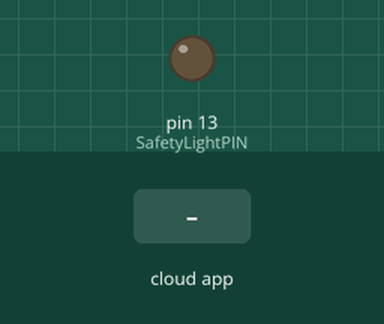
The sketch below on a simulated Arduino Uno, built with avr-gcc and run on an emulated ATmega328P. Parts: output pins drawn as LEDs (lit = HIGH). The inputs (shaded band) are chosen by the test bench. The ROS host is connected and sends only what is stated.

Above: at 1.2 s.
1.3 s: the phone or cloud app sets autonomous_mode to 1
At 1.8 s:
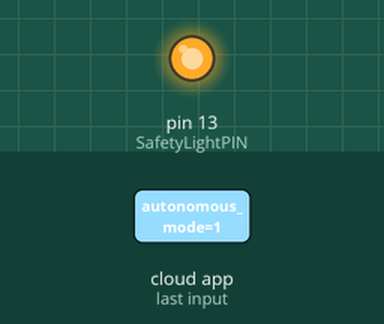
2.9 s: the phone or cloud app sets autonomous_mode to 0
At 3.3 s:
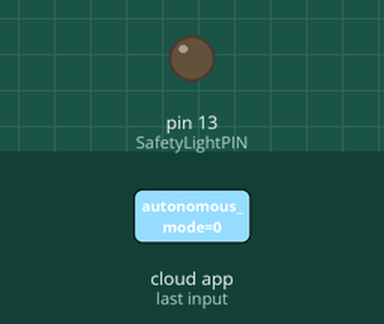
Timing chart, 0 to 5.9 s (numbered marks = the images above; inputs shaded):
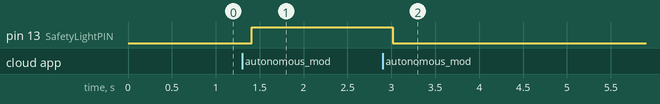

Measured:
- after the input at 1.3 s, pin 13 (SafetyLightPIN): LOW → HIGH after 0.11 s
- after the input at 2.9 s, pin 13 (SafetyLightPIN): HIGH → LOW after 0.11 s

The sketch:

SafetyLightnodeV.2.ino
```cpp
#include <ros.h>
#include <std_msgs/Bool.h>

#define SafetyLightPIN 13

ros::NodeHandle nh;

std_msgs::Bool autonomous_mode_msg;               //autonomous_mode_msg is either True or false(autonomous mode or not)


void autonomousModeCallback(const std_msgs::Bool& msg)      //Callback function that gets data msg from topic
{
  autonomous_mode_msg = msg;
}

ros::Subscriber<std_msgs::Bool> autonomousmode_subscriber("autonomous_mode", &autonomousModeCallback);    //subscribe to topic and call callback function

void setup()
{
  pinMode(SafetyLightPIN, OUTPUT);  //set up pin to output

  nh.initNode();
  nh.subscribe(autonomousmode_subscriber);      //Intialize node and subscriber
}

void loop()
{

  if (nh.connected() && autonomous_mode_msg.data)     //if ros is connected and autonomous_mode_msg.data is True
  {
    digitalWrite(SafetyLightPIN, HIGH); // Set output to HIGH
  }
  else
  {
    digitalWrite(SafetyLightPIN, LOW); // Set output to LOW
  }

  nh.spinOnce();
  delay(100);
}
```
